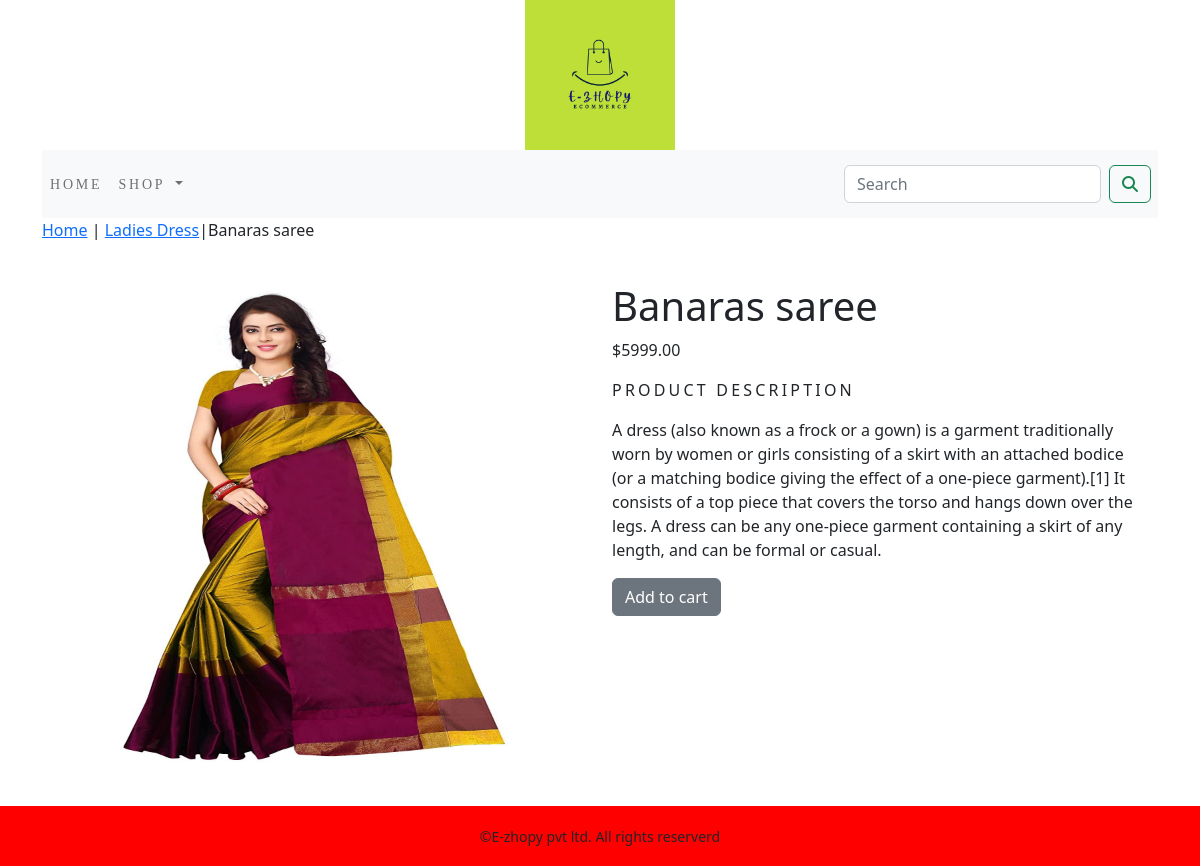
The app's page /eshop/ladies-dress/banaras-saree/ with its own data.
### eshop/models.py (models this page shows, shortened)
class Product(models.Model):
    name = models.CharField(max_length=250,unique=True)
    slug = models.SlugField(max_length=250, unique=True)
    description = models.TextField(blank=True)
    price = models.DecimalField(max_digits=10,decimal_places=2)
    category = models.ForeignKey(Category,on_delete=models.CASCADE)
    image = models.ImageField(upload_to='product', blank=True)
    stock = models.IntegerField()
    available = models.BooleanField(default=True)
    created = models.DateTimeField(auto_now_add=True)
    updated = models.DateTimeField(auto_now_add=True)
    class Meta:
        ordering=('name',   )
        verbose_name='product'
        verbose_name_plural='products'

class Category(models.Model):
    name=models.CharField(max_length=250,unique=True)
    slug=models.SlugField(max_length=250,unique=True)
    description=models.TextField(blank=True)
    image=models.ImageField(upload_to='category',blank=True)
    class Meta:
        ordering=('name',)
        verbose_name='category'
        verbose_name_plural='categories'
    def get_url(self):
        return reverse('eshop:products_by_category',args=[self.slug])
    def __str__(self):
        return '{}'.format(self.name)

### eshop/views.py (the view)
def Prodetail(request,c_slug,p_slug):
    try:
        product=Product.objects.get(category__slug=c_slug,slug=p_slug)
    except Exception as e:
        raise e
    return render(request,'product.html',{'product':product})

### cart/context_processors.py (called while the page is built)
def counter(request):
    item_count=0
    if 'admin' in request.path:
        return {}
    else:
        try:
            cart=Cart.objects.filter(cart_id=_cart_id(request))
            cart_items=CartItem.objects.all().filter(cart=cart[:1])
            for cart_item in cart_items:
                item_count += cart_item.quantity
        except Cart.DoesNotExist:
            item_count =0
    return dict(item_count=item_count)

### cart/views.py (called while the page is built)
def _cart_id (request):
    cart=request.session.session_key
    if not cart:
        cart=request.session.create()
    return cart

### eshop/context_processors.py (called while the page is built)
def menu_links(request):
    links=Category.objects.all()
    return dict(links=links)

### template/product.html (shortened to what this page needs)
{% extends 'base.html' %}
{% load static %}
{% block body %}
<div class="row my_pro_row_clasas">
    <div class="mx_auto">
        <p><a href="{% url 'eshop:allProdCat' %}">Home</a> | <a href="{{product.category.get_url}}">{{product.category}}</a>|{{product.name}} </p>
    </div>
<div class="container">
<br>
<div class="row">
    <div class="col-12 col-sm-12 col-md-12 col-lg-6 text-center">
        <div style="min-width:18rem">
            <img src="{{product.image.url}}" alt="{{product.name}}" height="500" width="500">
        </div>
    </div>
        <div class="col-12 col-sm-12 col-md-12 col-lg-6">
            <h1 class="my_prod_title">{{product.name}}</h1>
            <p>${{product.price}}</p>
            <p class="my_title">Product Description</p>
            <p class="text-justify my_prod_text">{{ product.description }}</p>
            {% if product.stock <= 0 %}
                <p class="text-justify my_prod_text "><b>Out of stock</b></p>
            {% else %}
                <a class="btn btn-secondary" href="{% url 'cart:add_cart' product.id %}">Add to cart</a>
            {% endif %}
        </div>
</div>
</div>
    </div>
    <br>
{% endblock %}

### static/css/custom.css (style rules this page uses)
.my_title { font-size:16px; text-transform:uppercase; letter-spacing:.2em; }
.my_prod_text { padding-right:20px; }

### records on screen
Product: category "Ladies Dress", name "Banaras saree", image (picture), price "5999.00", description "A dress (also known as a frock or a gown) is a garment traditionally worn by women or girls consisting of a skirt with an attached bodice (or a matching bodice giving the effect of a one-piece garment).[1] It consists of a top piece that covers the torso and hangs down over the legs. A dress can be any one-piece garment containing a skirt of any length, and can be formal or casual."
